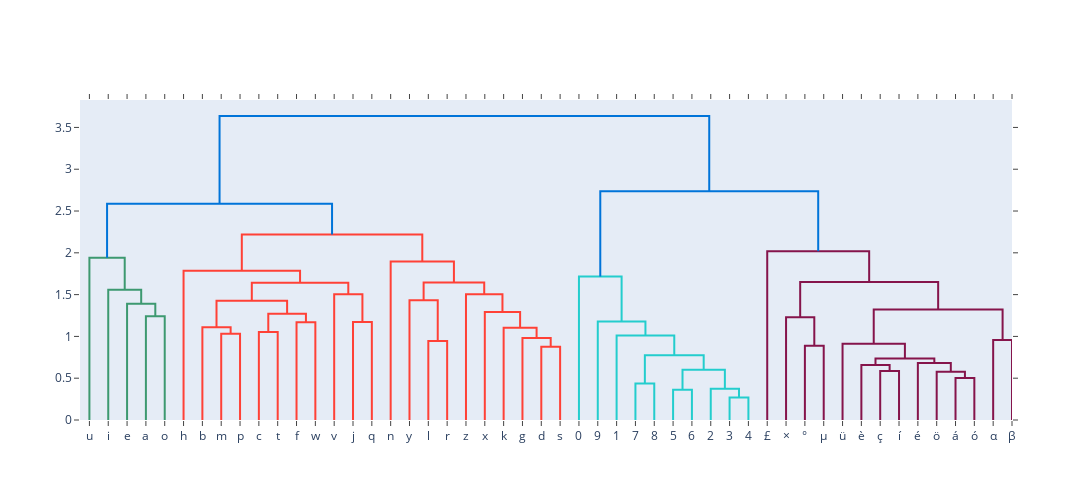

Source (notebook cell):
### Code cell
import plotly.figure_factory as ff

X = np.concatenate((a_M_pmi,a_M_pmi.T), axis=1)
fig = ff.create_dendrogram(X, labels=elements)
fig.update_layout(width=1400, height=500)
fig.show()

### Figure 1 — Plotly figure (JSON) as saved in the notebook; plotly's stock layout.template omitted (floating-point values rounded to 4 significant figures)
{"data": [{"hoverinfo": "text", "marker": {"color": "rgb(61,153,112)"}, "mode": "lines", "type": "scatter", "x": [35, 35, 45, 45], "xaxis": "x", "y": [0, 1.241, 1.241, 0], "yaxis": "y"}, {"hoverinfo": "text", "marker": {"color": "rgb(61,153,112)"}, "mode": "lines", "type": "scatter", "x": [25, 25, 40, 40], "xaxis": "x", "y": [0, 1.39, 1.39, 1.241], "yaxis": "y"}, {"hoverinfo": "text", "marker": {"color": "rgb(61,153,112)"}, "mode": "lines", "type": "scatter", "x": [15, 15, 32.5, 32.5], "xaxis": "x", "y": [0, 1.559, 1.559, 1.39], "yaxis": "y"}, {"hoverinfo": "text", "marker": {"color": "rgb(61,153,112)"}, "mode": "lines", "type": "scatter", "x": [5, 5, 23.75, 23.75], "xaxis": "x", "y": [0, 1.941, 1.941, 1.559], "yaxis": "y"}, {"hoverinfo": "text", "marker": {"color": "rgb(255,65,54)"}, "mode": "lines", "type": "scatter", "x": [75, 75, 85, 85], "xaxis": "x", "y": [0, 1.03, 1.03, 0], "yaxis": "y"}, {"hoverinfo": "text", "marker": {"color": "rgb(255,65,54)"}, "mode": "lines", "type": "scatter", "x": [65, 65, 80, 80], "xaxis": "x", "y": [0, 1.11, 1.11, 1.03], "yaxis": "y"}, {"hoverinfo": "text", "marker": {"color": "rgb(255,65,54)"}, "mode": "lines", "type": "scatter", "x": [95, 95, 105, 105], "xaxis": "x", "y": [0, 1.051, 1.051, 0], "yaxis": "y"}, {"hoverinfo": "text", "marker": {"color": "rgb(255,65,54)"}, "mode": "lines", "type": "scatter", "x": [115, 115, 125, 125], "xaxis": "x", "y": [0, 1.169, 1.169, 0], "yaxis": "y"}, {"hoverinfo": "text", "marker": {"color": "rgb(255,65,54)"}, "mode": "lines", "type": "scatter", "x": [100, 100, 120, 120], "xaxis": "x", "y": [1.051, 1.271, 1.271, 1.169], "yaxis": "y"}, {"hoverinfo": "text", "marker": {"color": "rgb(255,65,54)"}, "mode": "lines", "type": "scatter", "x": [72.5, 72.5, 110, 110], "xaxis": "x", "y": [1.11, 1.427, 1.427, 1.271], "yaxis": "y"}, {"hoverinfo": "text", "marker": {"color": "rgb(255,65,54)"}, "mode": "lines", "type": "scatter", "x": [145, 145, 155, 155], "xaxis": "x", "y": [0, 1.174, 1.174, 0], "yaxis": "y"}, {"hoverinfo": "text", "marker": {"color": "rgb(255,65,54)"}, "mode": "lines", "type": "scatter", "x": [135, 135, 150, 150], "xaxis": "x", "y": [0, 1.505, 1.505, 1.174], "yaxis": "y"}, {"hoverinfo": "text", "marker": {"color": "rgb(255,65,54)"}, "mode": "lines", "type": "scatter", "x": [91.25, 91.25, 142.5, 142.5], "xaxis": "x", "y": [1.427, 1.641, 1.641, 1.505], "yaxis": "y"}, {"hoverinfo": "text", "marker": {"color": "rgb(255,65,54)"}, "mode": "lines", "type": "scatter", "x": [55, 55, 116.9, 116.9], "xaxis": "x", "y": [0, 1.785, 1.785, 1.641], "yaxis": "y"}, {"hoverinfo": "text", "marker": {"color": "rgb(255,65,54)"}, "mode": "lines", "type": "scatter", "x": [185, 185, 195, 195], "xaxis": "x", "y": [0, 0.9448, 0.9448, 0], "yaxis": "y"}, {"hoverinfo": "text", "marker": {"color": "rgb(255,65,54)"}, "mode": "lines", "type": "scatter", "x": [175, 175, 190, 190], "xaxis": "x", "y": [0, 1.432, 1.432, 0.9448], "yaxis": "y"}, {"hoverinfo": "text", "marker": {"color": "rgb(255,65,54)"}, "mode": "lines", "type": "scatter", "x": [245, 245, 255, 255], "xaxis": "x", "y": [0, 0.8768, 0.8768, 0], "yaxis": "y"}, {"hoverinfo": "text", "marker": {"color": "rgb(255,65,54)"}, "mode": "lines", "type": "scatter", "x": [235, 235, 250, 250], "xaxis": "x", "y": [0, 0.9798, 0.9798, 0.8768], "yaxis": "y"}, {"hoverinfo": "text", "marker": {"color": "rgb(255,65,54)"}, "mode": "lines", "type": "scatter", "x": [225, 225, 242.5, 242.5], "xaxis": "x", "y": [0, 1.103, 1.103, 0.9798], "yaxis": "y"}, {"hoverinfo": "text", "marker": {"color": "rgb(255,65,54)"}, "mode": "lines", "type": "scatter", "x": [215, 215, 233.8, 233.8], "xaxis": "x", "y": [0, 1.291, 1.291, 1.103], "yaxis": "y"}, {"hoverinfo": "text", "marker": {"color": "rgb(255,65,54)"}, "mode": "lines", "type": "scatter", "x": [205, 205, 224.4, 224.4], "xaxis": "x", "y": [0, 1.505, 1.505, 1.291], "yaxis": "y"}, {"hoverinfo": "text", "marker": {"color": "rgb(255,65,54)"}, "mode": "lines", "type": "scatter", "x": [182.5, 182.5, 214.7, 214.7], "xaxis": "x", "y": [1.432, 1.645, 1.645, 1.505], "yaxis": "y"}, {"hoverinfo": "text", "marker": {"color": "rgb(255,65,54)"}, "mode": "lines", "type": "scatter", "x": [165, 165, 198.6, 198.6], "xaxis": "x", "y": [0, 1.895, 1.895, 1.645], "yaxis": "y"}, {"hoverinfo": "text", "marker": {"color": "rgb(255,65,54)"}, "mode": "lines", "type": "scatter", "x": [85.94, 85.94, 181.8, 181.8], "xaxis": "x", "y": [1.785, 2.219, 2.219, 1.895], "yaxis": "y"}, {"hoverinfo": "text", "marker": {"color": "rgb(0,116,217)"}, "mode": "lines", "type": "scatter", "x": [14.38, 14.38, 133.9, 133.9], "xaxis": "x", "y": [1.941, 2.587, 2.587, 2.219], "yaxis": "y"}, {"hoverinfo": "text", "marker": {"color": "rgb(35,205,205)"}, "mode": "lines", "type": "scatter", "x": [295, 295, 305, 305], "xaxis": "x", "y": [0, 0.4352, 0.4352, 0], "yaxis": "y"}, {"hoverinfo": "text", "marker": {"color": "rgb(35,205,205)"}, "mode": "lines", "type": "scatter", "x": [315, 315, 325, 325], "xaxis": "x", "y": [0, 0.3618, 0.3618, 0], "yaxis": "y"}, {"hoverinfo": "text", "marker": {"color": "rgb(35,205,205)"}, "mode": "lines", "type": "scatter", "x": [345, 345, 355, 355], "xaxis": "x", "y": [0, 0.2682, 0.2682, 0], "yaxis": "y"}, {"hoverinfo": "text", "marker": {"color": "rgb(35,205,205)"}, "mode": "lines", "type": "scatter", "x": [335, 335, 350, 350], "xaxis": "x", "y": [0, 0.3729, 0.3729, 0.2682], "yaxis": "y"}, {"hoverinfo": "text", "marker": {"color": "rgb(35,205,205)"}, "mode": "lines", "type": "scatter", "x": [320, 320, 342.5, 342.5], "xaxis": "x", "y": [0.3618, 0.6009, 0.6009, 0.3729], "yaxis": "y"}, {"hoverinfo": "text", "marker": {"color": "rgb(35,205,205)"}, "mode": "lines", "type": "scatter", "x": [300, 300, 331.2, 331.2], "xaxis": "x", "y": [0.4352, 0.7733, 0.7733, 0.6009], "yaxis": "y"}, {"hoverinfo": "text", "marker": {"color": "rgb(35,205,205)"}, "mode": "lines", "type": "scatter", "x": [285, 285, 315.6, 315.6], "xaxis": "x", "y": [0, 1.01, 1.01, 0.7733], "yaxis": "y"}, {"hoverinfo": "text", "marker": {"color": "rgb(35,205,205)"}, "mode": "lines", "type": "scatter", "x": [275, 275, 300.3, 300.3], "xaxis": "x", "y": [0, 1.179, 1.179, 1.01], "yaxis": "y"}, {"hoverinfo": "text", "marker": {"color": "rgb(35,205,205)"}, "mode": "lines", "type": "scatter", "x": [265, 265, 287.7, 287.7], "xaxis": "x", "y": [0, 1.717, 1.717, 1.179], "yaxis": "y"}, {"hoverinfo": "text", "marker": {"color": "rgb(133,20,75)"}, "mode": "lines", "type": "scatter", "x": [385, 385, 395, 395], "xaxis": "x", "y": [0, 0.8897, 0.8897, 0], "yaxis": "y"}, {"hoverinfo": "text", "marker": {"color": "rgb(133,20,75)"}, "mode": "lines", "type": "scatter", "x": [375, 375, 390, 390], "xaxis": "x", "y": [0, 1.23, 1.23, 0.8897], "yaxis": "y"}, {"hoverinfo": "text", "marker": {"color": "rgb(133,20,75)"}, "mode": "lines", "type": "scatter", "x": [425, 425, 435, 435], "xaxis": "x", "y": [0, 0.5861, 0.5861, 0], "yaxis": "y"}, {"hoverinfo": "text", "marker": {"color": "rgb(133,20,75)"}, "mode": "lines", "type": "scatter", "x": [415, 415, 430, 430], "xaxis": "x", "y": [0, 0.6579, 0.6579, 0.5861], "yaxis": "y"}, {"hoverinfo": "text", "marker": {"color": "rgb(133,20,75)"}, "mode": "lines", "type": "scatter", "x": [465, 465, 475, 475], "xaxis": "x", "y": [0, 0.501, 0.501, 0], "yaxis": "y"}, {"hoverinfo": "text", "marker": {"color": "rgb(133,20,75)"}, "mode": "lines", "type": "scatter", "x": [455, 455, 470, 470], "xaxis": "x", "y": [0, 0.5758, 0.5758, 0.501], "yaxis": "y"}, {"hoverinfo": "text", "marker": {"color": "rgb(133,20,75)"}, "mode": "lines", "type": "scatter", "x": [445, 445, 462.5, 462.5], "xaxis": "x", "y": [0, 0.6833, 0.6833, 0.5758], "yaxis": "y"}, {"hoverinfo": "text", "marker": {"color": "rgb(133,20,75)"}, "mode": "lines", "type": "scatter", "x": [422.5, 422.5, 453.8, 453.8], "xaxis": "x", "y": [0.6579, 0.7347, 0.7347, 0.6833], "yaxis": "y"}, {"hoverinfo": "text", "marker": {"color": "rgb(133,20,75)"}, "mode": "lines", "type": "scatter", "x": [405, 405, 438.1, 438.1], "xaxis": "x", "y": [0, 0.9107, 0.9107, 0.7347], "yaxis": "y"}, {"hoverinfo": "text", "marker": {"color": "rgb(133,20,75)"}, "mode": "lines", "type": "scatter", "x": [485, 485, 495, 495], "xaxis": "x", "y": [0, 0.9557, 0.9557, 0], "yaxis": "y"}, {"hoverinfo": "text", "marker": {"color": "rgb(133,20,75)"}, "mode": "lines", "type": "scatter", "x": [421.6, 421.6, 490, 490], "xaxis": "x", "y": [0.9107, 1.321, 1.321, 0.9557], "yaxis": "y"}, {"hoverinfo": "text", "marker": {"color": "rgb(133,20,75)"}, "mode": "lines", "type": "scatter", "x": [382.5, 382.5, 455.8, 455.8], "xaxis": "x", "y": [1.23, 1.652, 1.652, 1.321], "yaxis": "y"}, {"hoverinfo": "text", "marker": {"color": "rgb(133,20,75)"}, "mode": "lines", "type": "scatter", "x": [365, 365, 419.1, 419.1], "xaxis": "x", "y": [0, 2.018, 2.018, 1.652], "yaxis": "y"}, {"hoverinfo": "text", "marker": {"color": "rgb(0,116,217)"}, "mode": "lines", "type": "scatter", "x": [276.3, 276.3, 392.1, 392.1], "xaxis": "x", "y": [1.717, 2.737, 2.737, 2.018], "yaxis": "y"}, {"hoverinfo": "text", "marker": {"color": "rgb(0,116,217)"}, "mode": "lines", "type": "scatter", "x": [74.12, 74.12, 334.2, 334.2], "xaxis": "x", "y": [2.587, 3.637, 3.637, 2.737], "yaxis": "y"}], "layout": {"autosize": false, "height": 500, "hovermode": "closest", "showlegend": false, "width": 1400, "xaxis": {"mirror": "allticks", "rangemode": "tozero", "showgrid": false, "showline": true, "showticklabels": true, "tickmode": "array", "ticks": "outside", "ticktext": ["u", "i", "e", "a", "o", "h", "b", "m", "p", "c", "t", "f", "w", "v", "j", "q", "n", "y", "l", "r", "z", "x", "k", "g", "d", "s", "0", "9", "1", "7", "8", "5", "6", "2", "3", "4", "£", "×", "°", "μ", "ü", "è", "ç", "í", "é", "ö", "á", "ó", "α", "β"], "tickvals": [5, 15, 25, 35, 45, 55, 65, 75, 85, 95, 105, 115, 125, 135, 145, 155, 165, 175, 185, 195, 205, 215, 225, 235, 245, 255, 265, 275, 285, 295, 305, 315, 325, 335, 345, 355, 365, 375, 385, 395, 405, 415, 425, 435, 445, 455, 465, 475, 485, 495], "type": "linear", "zeroline": false}, "yaxis": {"mirror": "allticks", "rangemode": "tozero", "showgrid": false, "showline": true, "showticklabels": true, "ticks": "outside", "type": "linear", "zeroline": false}}}
